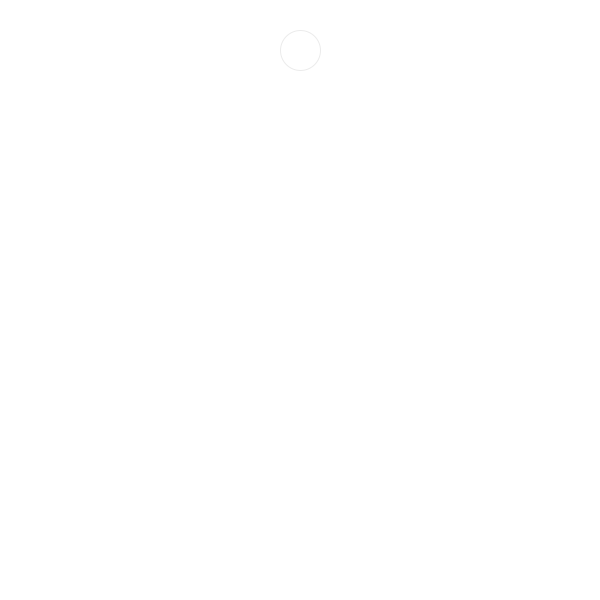
Frame 1 (no input)
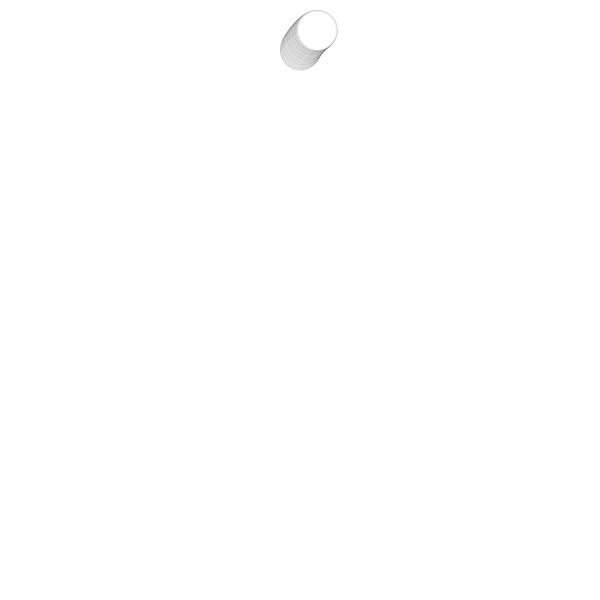
Frame 60 (the mouse pressed at the canvas centre just before this capture)
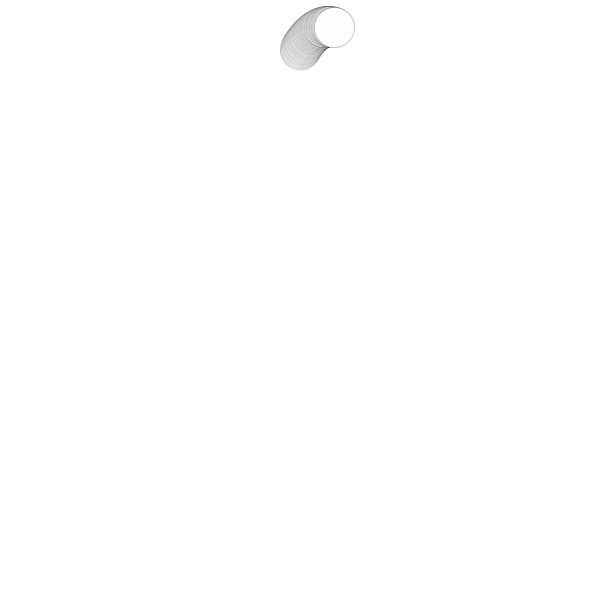
Frame 120 (the mouse held since frame 60 and released just before this capture)

The Processing sketch that drew these frames (run headless with seeded random() and noise(); from frame 60 on, the mouse is pressed at the canvas centre):

// Processing sketch: P_S4_Particles2
// ── P_S4_Particles2.pde
particula p;

void setup(){
  size(600,600);
  PVector ini = new PVector(width/2,50);
  p = new particula(ini);
  background(255);
}

void draw(){
  fill(255,100);
  stroke(0,20);
  p.display(40);
  p.update();
  if(p.position.y>height)p.position.y=0;
}
// ── particula.pde
class particula {
  PVector position;
  PVector velocity;
  PVector acceleration;

  particula(PVector initial) {
    position = initial.get();
    velocity = new PVector(random(-1, 1), random(-1, 1));
    acceleration = new PVector(0, 0.005);
  }
  
  void update(){
    position.add(velocity);
    velocity.add(acceleration);
  }
  
  
  void display(int size){
    ellipse(position.x, position.y,size,size);
  
  }
}
